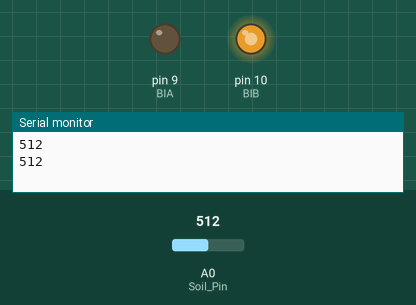
Simulated run of this sketch. Board: Arduino Uno, built with avr-gcc and run on an emulated ATmega328P. Parts: output pins drawn as LEDs (lit = HIGH), the last lines printed to the serial monitor. Inputs (shaded band) come from the test bench; at power-on: A0 (Soil_Pin) = 512.

Above: at 4.8 s.
4.9 s: A0 (Soil_Pin) set to 489
9.9 s: A0 (Soil_Pin) set to 472
At 10.9 s:
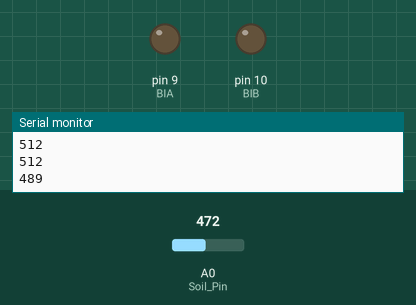
14.9 s: A0 (Soil_Pin) set to 490
At 16.1 s:
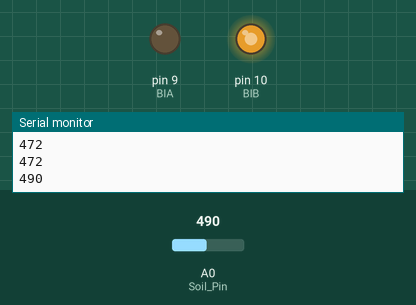
24.2 s: A0 (Soil_Pin) set to 470
At 26.1 s:
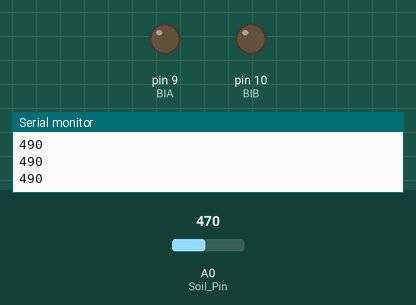
Timing chart, 0 to 27.6 s (numbered marks = the images above; inputs shaded):
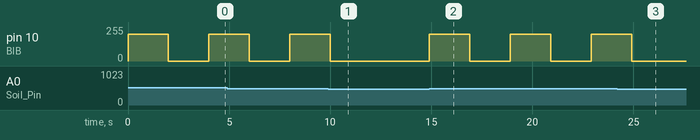

Measured:
- the behaviour switches between 481 and 480 on A0 (Soil_Pin) (found by bisection; images 0 and 1)
- after the input at 9.9 s, pin 10 (BIB): goes on until 10.0 s, then stays 0/255
- after the input at 14.9 s, pin 10 (BIB): alternates 200/255 for 2.0 s and 0/255 for 2.0 s, starting at once
- after the input at 24.2 s, pin 10 (BIB): goes on until 24.9 s, then stays 0/255

The sketch:

soil_pump.ino
```cpp
# include <dht.h>
#include <SoftwareSerial.h>

#define BIA 9
#define BIB 10
int Soil_Pin = A0;
int Soil_val;
int waterpump = 200;

void setup()
{
  Serial.begin(9600);
}
void loop()
{
  Soil_val = analogRead(Soil_Pin); // 토양습도센서 값 측정
  Serial.println(Soil_val);
  if(Soil_val > 480)// 토양의 수분이 부족할 시
  {
     analogWrite(BIA, 0);
     analogWrite(BIB, waterpump);
     delay(2000);
     analogWrite(BIB, 0);
     delay(2000);
  }
}
```
